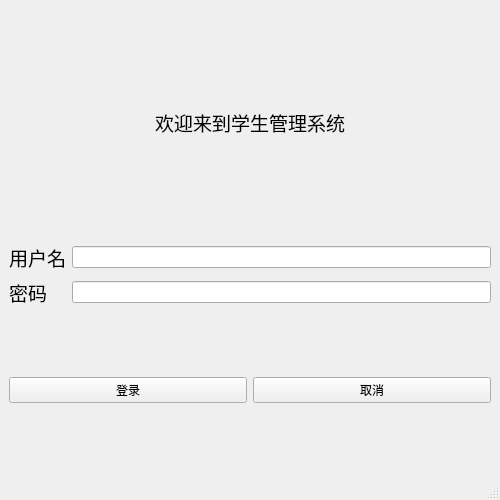
<?xml version="1.0" encoding="UTF-8"?>
<ui version="4.0">
 <class>login</class>
 <widget class="QMainWindow" name="login">
  <property name="geometry">
   <rect>
    <x>0</x>
    <y>0</y>
    <width>500</width>
    <height>500</height>
   </rect>
  </property>
  <property name="windowTitle">
   <string>登录界面</string>
  </property>
  <widget class="QWidget" name="centralwidget">
   <layout class="QGridLayout" name="gridLayout_2">
    <item row="1" column="0" colspan="2">
     <layout class="QGridLayout" name="gridLayout">
      <item row="1" column="0">
       <widget class="QLabel" name="label_2">
        <property name="text">
         <string>&lt;html&gt;&lt;head/&gt;&lt;body&gt;&lt;p&gt;&lt;span style=&quot; font-size:14pt;&quot;&gt;密码&lt;/span&gt;&lt;/p&gt;&lt;/body&gt;&lt;/html&gt;</string>
        </property>
       </widget>
      </item>
      <item row="1" column="1">
       <widget class="QLineEdit" name="passWord">
        <property name="text">
         <string/>
        </property>
       </widget>
      </item>
      <item row="0" column="0">
       <widget class="QLabel" name="label">
        <property name="text">
         <string>&lt;html&gt;&lt;head/&gt;&lt;body&gt;&lt;p&gt;&lt;span style=&quot; font-size:14pt;&quot;&gt;用户名&lt;/span&gt;&lt;/p&gt;&lt;/body&gt;&lt;/html&gt;</string>
        </property>
       </widget>
      </item>
      <item row="0" column="1">
       <widget class="QLineEdit" name="userId">
        <property name="text">
         <string/>
        </property>
       </widget>
      </item>
     </layout>
    </item>
    <item row="2" column="1">
     <widget class="QPushButton" name="cancelButton">
      <property name="minimumSize">
       <size>
        <width>20</width>
        <height>20</height>
       </size>
      </property>
      <property name="text">
       <string>取消</string>
      </property>
     </widget>
    </item>
    <item row="2" column="0">
     <widget class="QPushButton" name="loginButton">
      <property name="text">
       <string>登录</string>
      </property>
     </widget>
    </item>
    <item row="0" column="0" colspan="2">
     <widget class="QLabel" name="label_3">
      <property name="maximumSize">
       <size>
        <width>16777215</width>
        <height>100</height>
       </size>
      </property>
      <property name="text">
       <string>&lt;html&gt;&lt;head/&gt;&lt;body&gt;&lt;p&gt;&lt;span style=&quot; font-size:14pt;&quot;&gt;欢迎来到学生管理系统&lt;/span&gt;&lt;/p&gt;&lt;/body&gt;&lt;/html&gt;</string>
      </property>
      <property name="alignment">
       <set>Qt::AlignCenter</set>
      </property>
     </widget>
    </item>
   </layout>
  </widget>
  <widget class="QMenuBar" name="menubar">
   <property name="geometry">
    <rect>
     <x>0</x>
     <y>0</y>
     <width>500</width>
     <height>21</height>
    </rect>
   </property>
  </widget>
  <widget class="QStatusBar" name="statusbar"/>
 </widget>
 <resources/>
 <connections/>
</ui>
